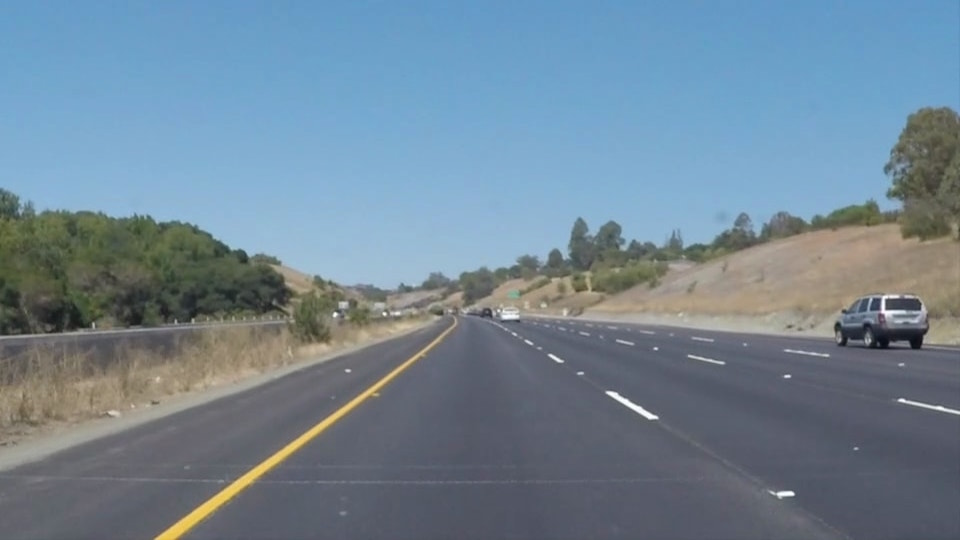
//> input picture dataset/test_images/lane_3.jpg, 960 x 540 px, given in place of the camera
$ ./main   (built with g++ and OpenCV 4)
//> lines starting //> are read from the running program, lines starting //| are printed output that depends on the picture; after the words box and inside, x2 and y2 are one past the last pixel; in counts of white or black regions, pixels touching at a corner belong together
/*author: HRITHIK KANOJE, RISHABH SINGH
Class: CS5330 Pattern Recog & Computer Vision
Prof: Bruce Maxwell
Final project
*/

#include<stdio.h>
#include<iostream>
#include<opencv2/opencv.hpp>
#include<opencv2/core/core.hpp>

using namespace cv;
using namespace std;

int main(int argc, char *argv[]) {
        cv::VideoCapture *capdev;

        // open the video device
        capdev = new cv::VideoCapture(2);
        if( !capdev->isOpened() ) {
                printf("Unable to open video device\n");
                return(-1);
        }

        // get some properties of the image
        cv::Size refS( (int) capdev->get(cv::CAP_PROP_FRAME_WIDTH ),
                       (int) capdev->get(cv::CAP_PROP_FRAME_HEIGHT));
        printf("Expected size: %d %d\n", refS.width, refS.height);

        cv::Mat frame,gray,blured,edges,roi;

        for(;;) {
                *capdev >> frame; // get a new frame from the camera, treat as a stream
//> frame is the input picture: 540 rows x 960 cols, CV_8UC3; mean B, G, R 149, 133.4, 113
                if( frame.empty() ) {
                  printf("frame is empty\n");
                  break;
                }
                cv::imshow("Input", frame);

                char key = cv::waitKey(10); // see if there is a waiting keystroke
//> the key 'e' is pressed
                if( key == 'q')
                    break;

                if(key == 'e'){
                  for(;;){
                    *capdev>>frame;
                    cv::cvtColor(frame,gray,COLOR_BGR2GRAY); //convert to grayscale
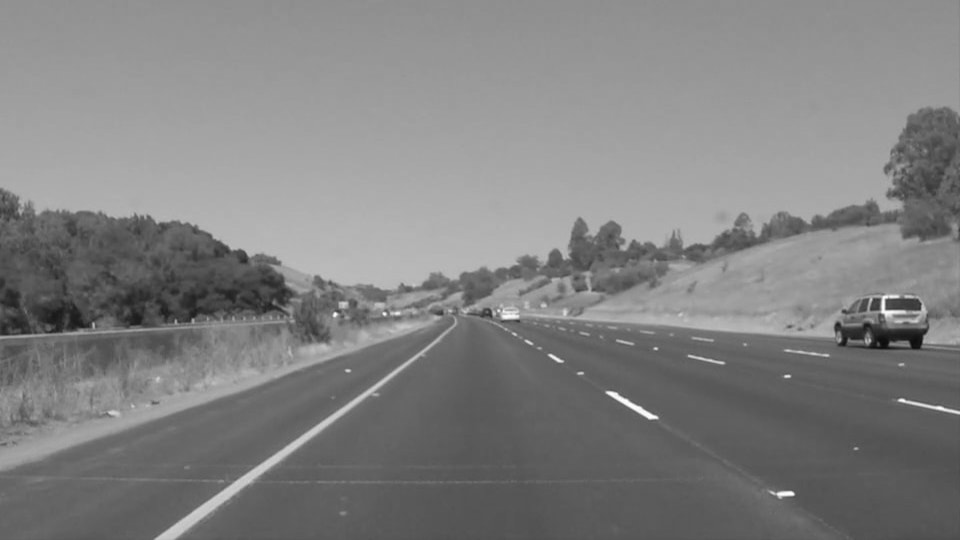
//> gray: 540 rows x 960 cols, CV_8UC1; min 11, max 254, mean 129.1
                    cv::GaussianBlur(gray,blured,Size(5,5),0); //apply gaussian blur
                    cv::Canny(blured,edges,50,100,3,false);    //apply canny edge detector
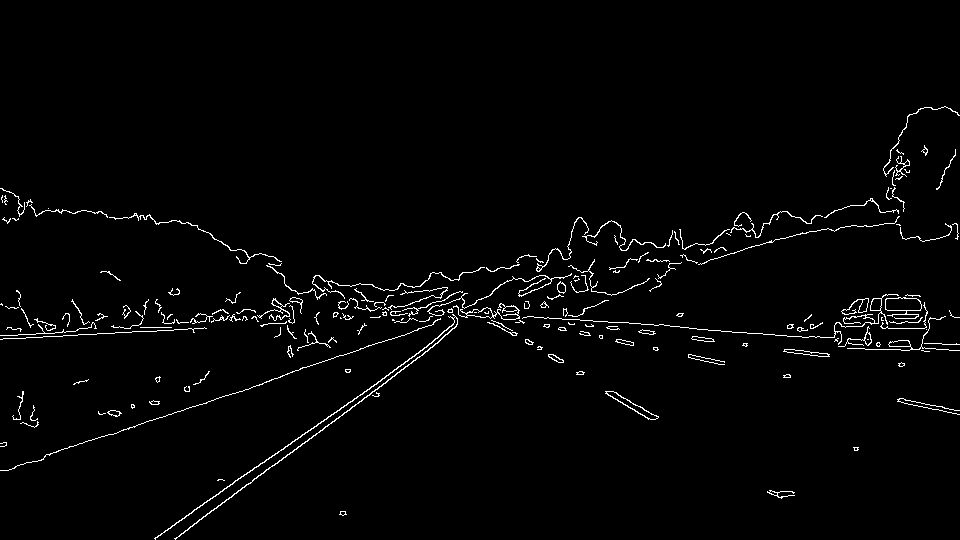
//> edges: 540 rows x 960 cols, CV_8UC1; 2% white in thin lines or dots, all inside (x1, y1, x2, y2) = (0, 106, 960, 540)

                    vector<Vec4i> lines; //create a vector to store line of the image
                    HoughLinesP(edges,lines,1,CV_PI/180,120,10,10); //perform Hough tranform 160,10,10
//> lines = 28 lines (x1, y1, x2, y2), first 8: [378, 381, 431, 343], [531, 290, 550, 283], [155, 538, 414, 356], [162, 417, 287, 374], [623, 322, 805, 337], [0, 339, 206, 328], [250, 483, 442, 338], [897, 401, 958, 414]
                    for(size_t i=0; i<lines.size(); i++){
                        Vec4i l =lines[i];
                        line(frame, Point(l[0],l[1]), Point(l[2], l[3]), Scalar(0,255,0), 3, LINE_AA);
                    }
//> this loop made 28 passes
//> l on passes 1 to 12: [378, 381, 431, 343], [531, 290, 550, 283], [155, 538, 414, 356], [162, 417, 287, 374], [623, 322, 805, 337], [0, 339, 206, 328], [250, 483, 442, 338], [897, 401, 958, 414], [3, 470, 29, 462], [174, 538, 272, 465], [10, 335, 75, 331], [689, 354, 724, 361]
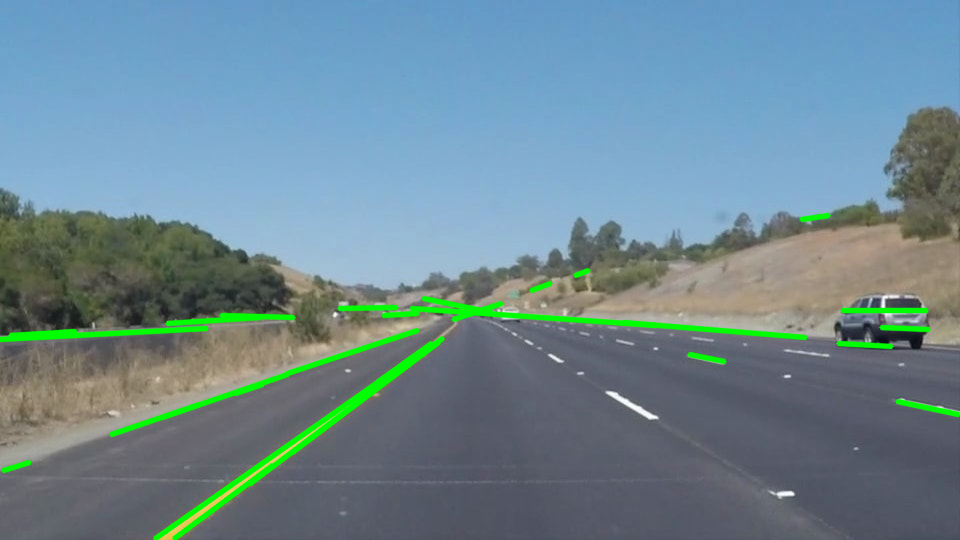
//> frame: 540 rows x 960 cols, CV_8UC3; 3.12% of pixels changed, all inside (x1, y1, x2, y2) = (0, 212, 960, 540)
                    // [5 lines of commented-out code are left out]
                        cv::Mat output;
                        cv::Point2f srcPoints[] ={
                        cv::Point(1,250), //1 154
                        cv::Point(637,250), //427 154
                        cv::Point(0,477), //0 322
                        cv::Point(638,478), // 428 320
                        };

                        cv::Point2f dstPoints[] ={
                        cv::Point(0,0),  //0,0
                        cv::Point(637,0), //427,0
                        cv::Point(0,477), //0,322
                        cv::Point(638,478), //428,320
                        };

                        cv::Mat Matrix = cv::getPerspectiveTransform(srcPoints,dstPoints); //bird's eye view

                        cv::warpPerspective(frame,output,Matrix,frame.size());
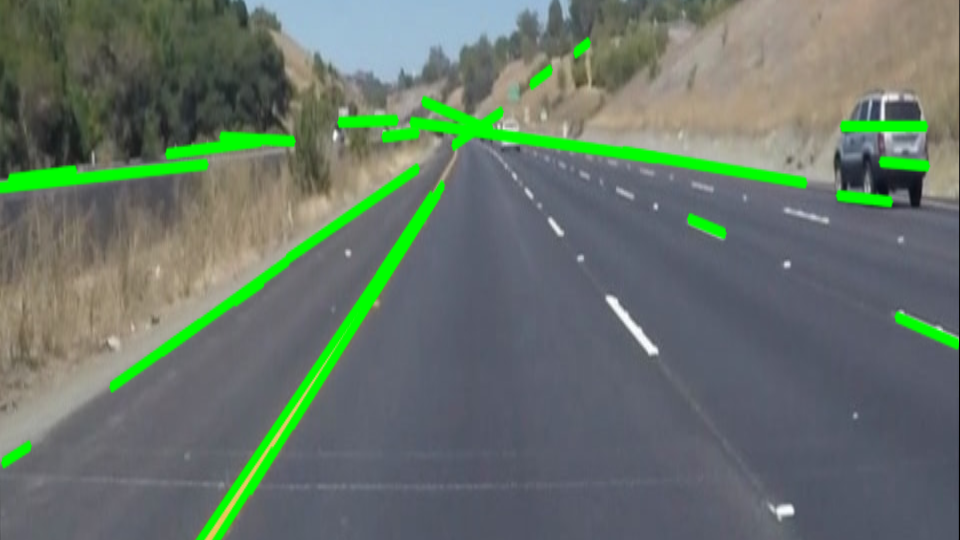
//> output: 540 rows x 960 cols, CV_8UC3; mean B, G, R 105.6, 116.5, 103
                    cv::namedWindow("HT",1);
                    cv::imshow("HT",output);
                    // cv::waitKey(0);
                    char dk1=waitKey(10);
//> the 'q' key is pressed
//> the 'q' key is pressed
                    if(dk1 =='e'){
                     destroyAllWindows();
                     break;
                }
                }


                }


        }

        delete capdev;
        return(0);
}

$ run again, on dataset/test_images/lane_4.jpg
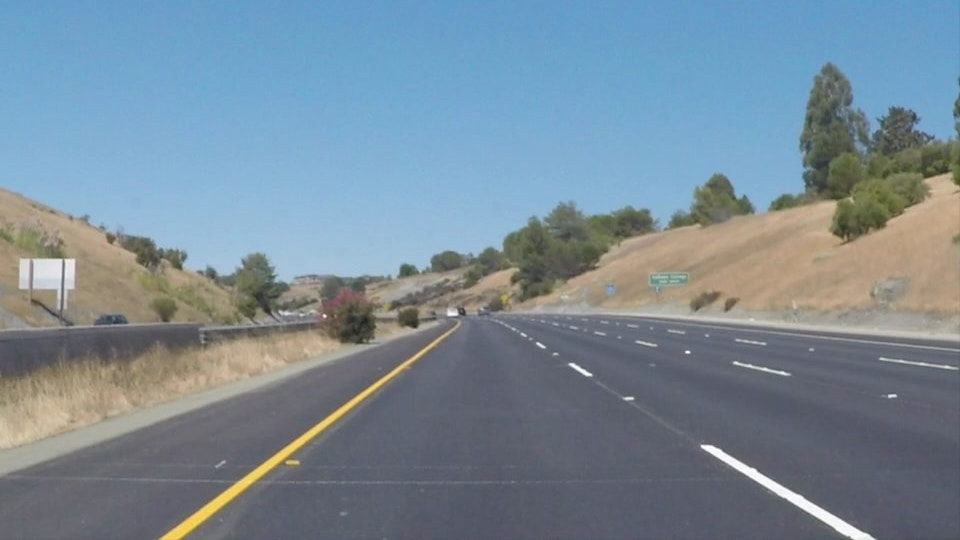
//> input picture dataset/test_images/lane_4.jpg, 960 x 540 px, given in place of the camera
//> frame is the input picture: 540 rows x 960 cols, CV_8UC3; mean B, G, R 151.5, 138.6, 120.7
//> `cv::Canny(blured,edges,50,100,3,false);`:
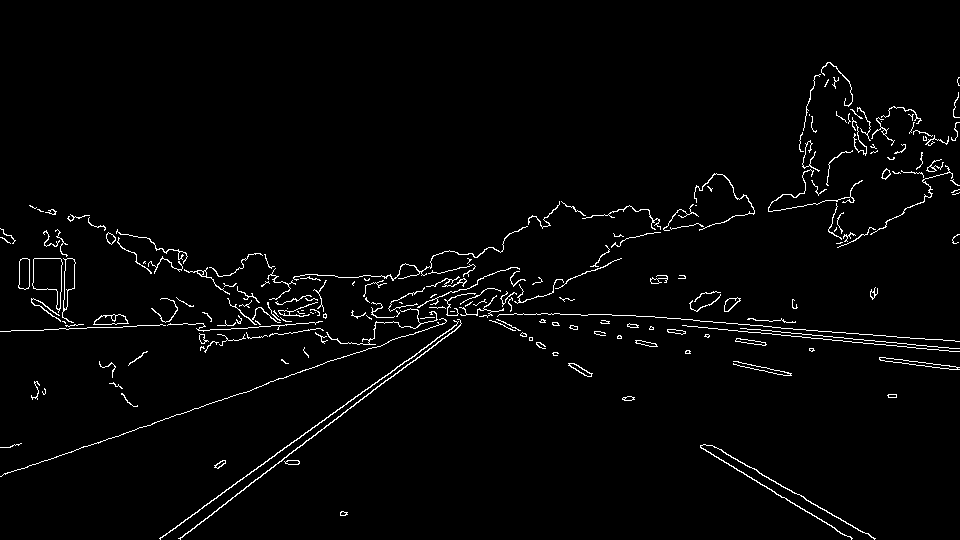
//> edges: 540 rows x 960 cols, CV_8UC1; 2.3% white in thin lines or dots, all inside (x1, y1, x2, y2) = (0, 62, 960, 540)
//> lines = 29 lines (x1, y1, x2, y2), first 8: [633, 315, 861, 334], [160, 538, 404, 361], [0, 476, 268, 383], [237, 493, 460, 324], [214, 511, 460, 325], [123, 326, 182, 324], [697, 326, 886, 345], [791, 333, 959, 348]
//> the loop `for(size_t i=0; i<lines.size(); i++)` made 29 passes
//> `cv::warpPerspective(frame,output,Matrix,frame.size());`:
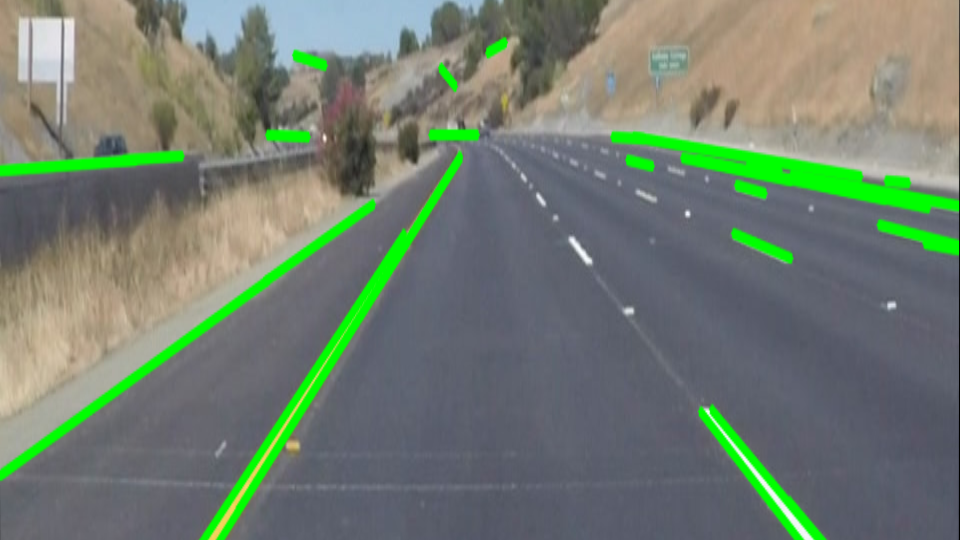
//> output: 540 rows x 960 cols, CV_8UC3; mean B, G, R 112, 125.7, 113.7

$ run again, on dataset/test_images/lane_5.jpg
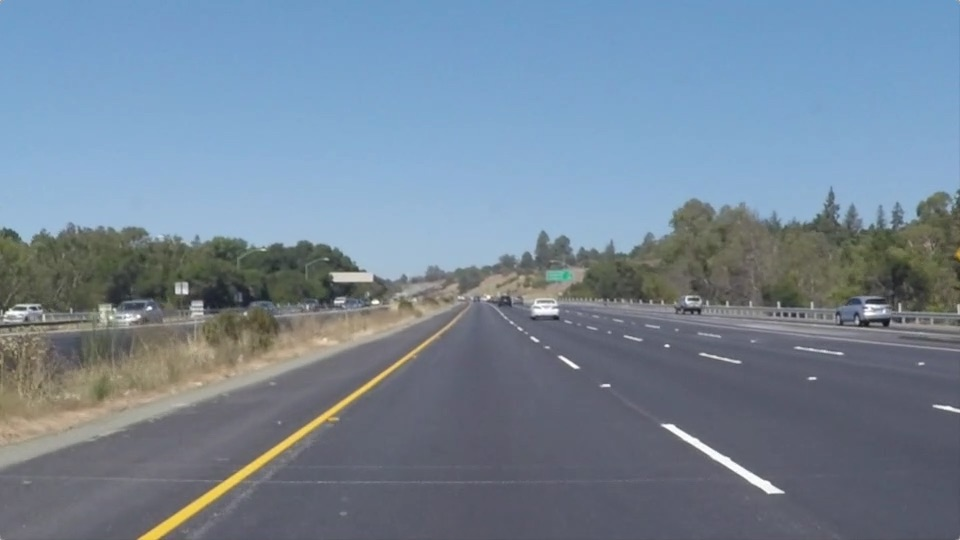
//> input picture dataset/test_images/lane_5.jpg, 960 x 540 px, given in place of the camera
//> frame is the input picture: 540 rows x 960 cols, CV_8UC3; mean B, G, R 150.8, 133.6, 116.5
//> `cv::Canny(blured,edges,50,100,3,false);`:
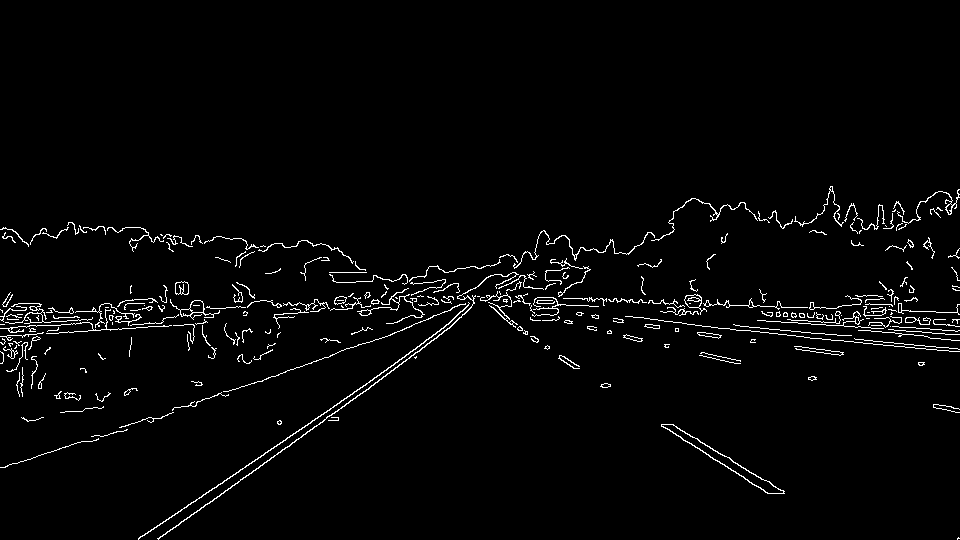
//> edges: 540 rows x 960 cols, CV_8UC1; 2.4% white in thin lines or dots, all inside (x1, y1, x2, y2) = (0, 186, 960, 540)
//> lines = 77 lines (x1, y1, x2, y2), first 8: [864, 309, 957, 312], [165, 534, 450, 327], [285, 371, 338, 352], [100, 315, 112, 315], [650, 319, 710, 326], [847, 295, 892, 294], [138, 538, 379, 375], [686, 295, 699, 295]
//> the loop `for(size_t i=0; i<lines.size(); i++)` made 77 passes
//> `cv::warpPerspective(frame,output,Matrix,frame.size());`:
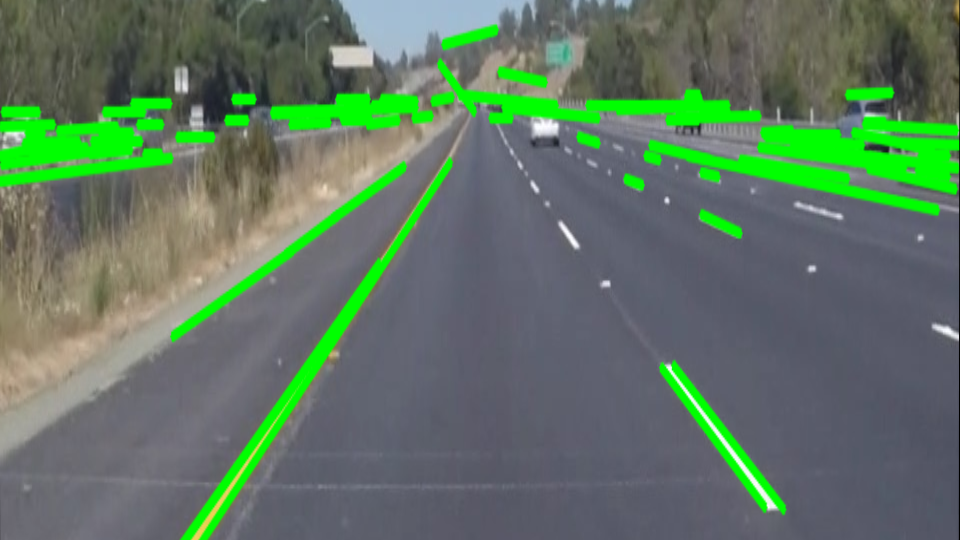
//> output: 540 rows x 960 cols, CV_8UC3; mean B, G, R 98.2, 118.7, 95.1

$ run again, on dataset/test_images/lane_6.jpg
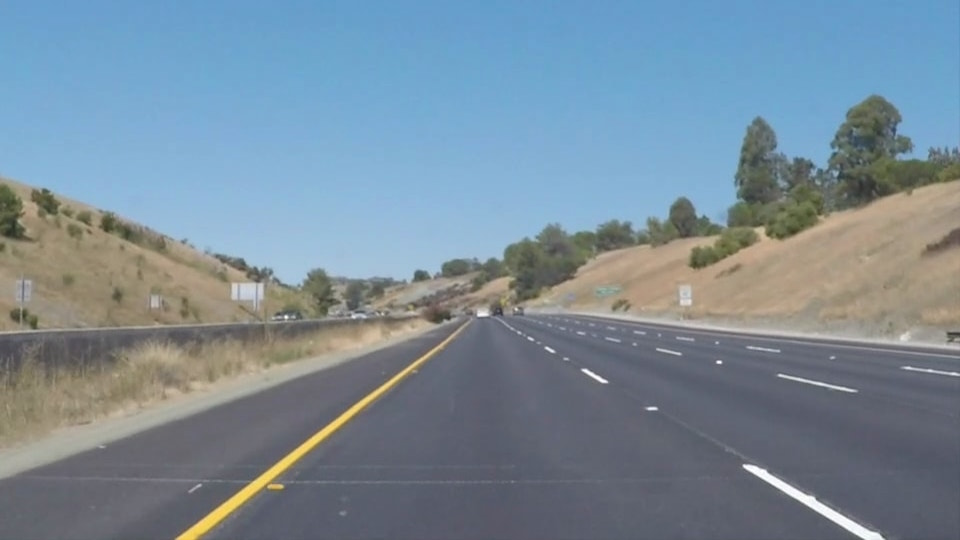
//> input picture dataset/test_images/lane_6.jpg, 960 x 540 px, given in place of the camera
//> frame is the input picture: 540 rows x 960 cols, CV_8UC3; mean B, G, R 152.9, 139.4, 121.2
//> `cv::Canny(blured,edges,50,100,3,false);`:
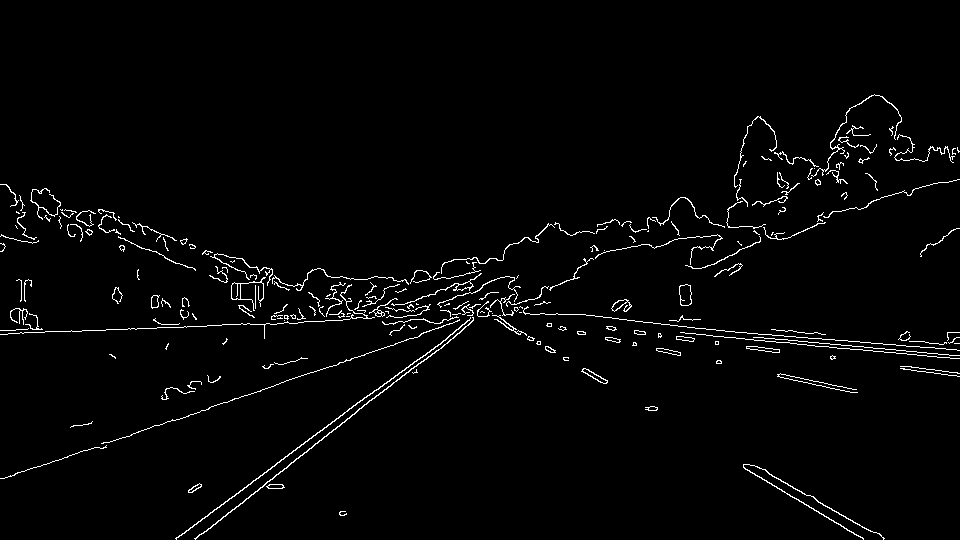
//> edges: 540 rows x 960 cols, CV_8UC1; 2.2% white in thin lines or dots, all inside (x1, y1, x2, y2) = (0, 94, 960, 540)
//> lines = 30 lines (x1, y1, x2, y2), first 8: [1, 478, 84, 450], [8, 333, 206, 326], [195, 538, 436, 350], [713, 336, 959, 358], [103, 443, 172, 419], [769, 334, 959, 350], [780, 373, 856, 389], [753, 337, 959, 355]
//> the loop `for(size_t i=0; i<lines.size(); i++)` made 30 passes
//> `cv::warpPerspective(frame,output,Matrix,frame.size());`:
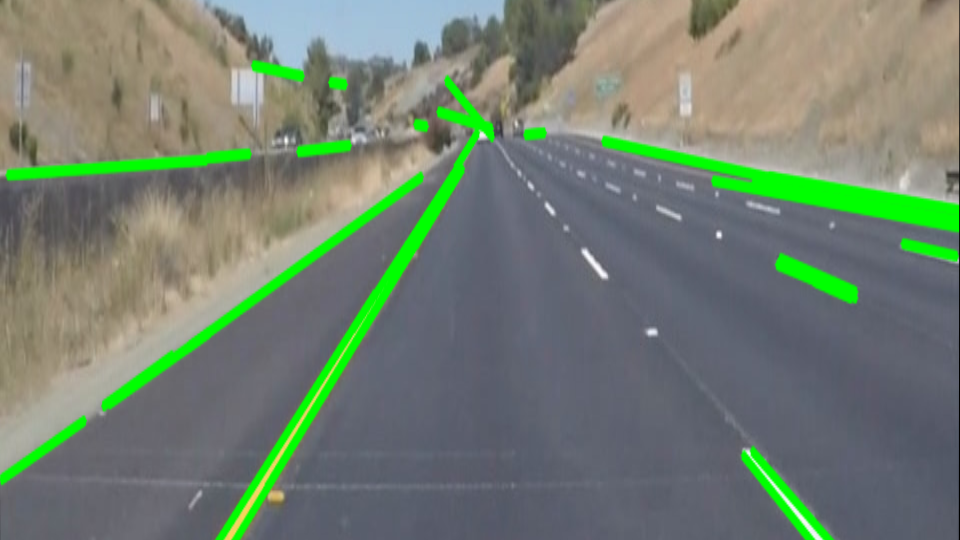
//> output: 540 rows x 960 cols, CV_8UC3; mean B, G, R 112.8, 127.8, 114.9
